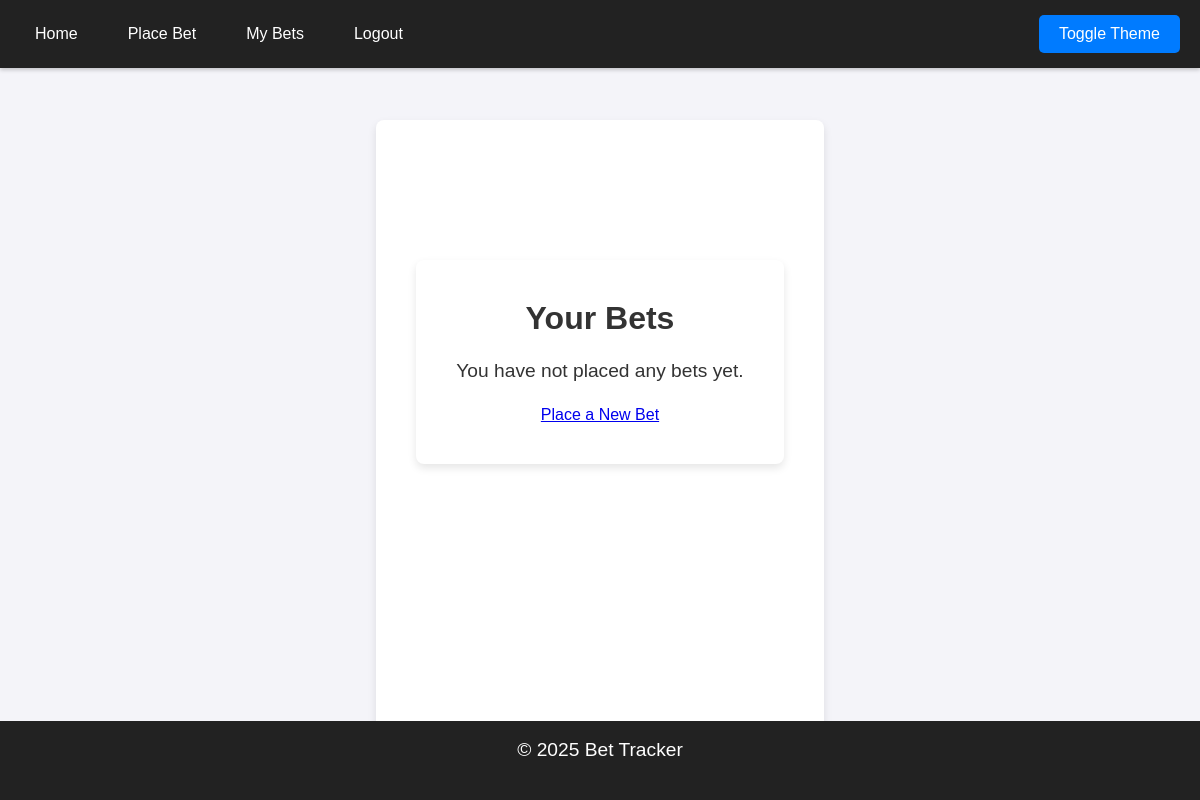
The app's page /view_bets (signed in), older data.
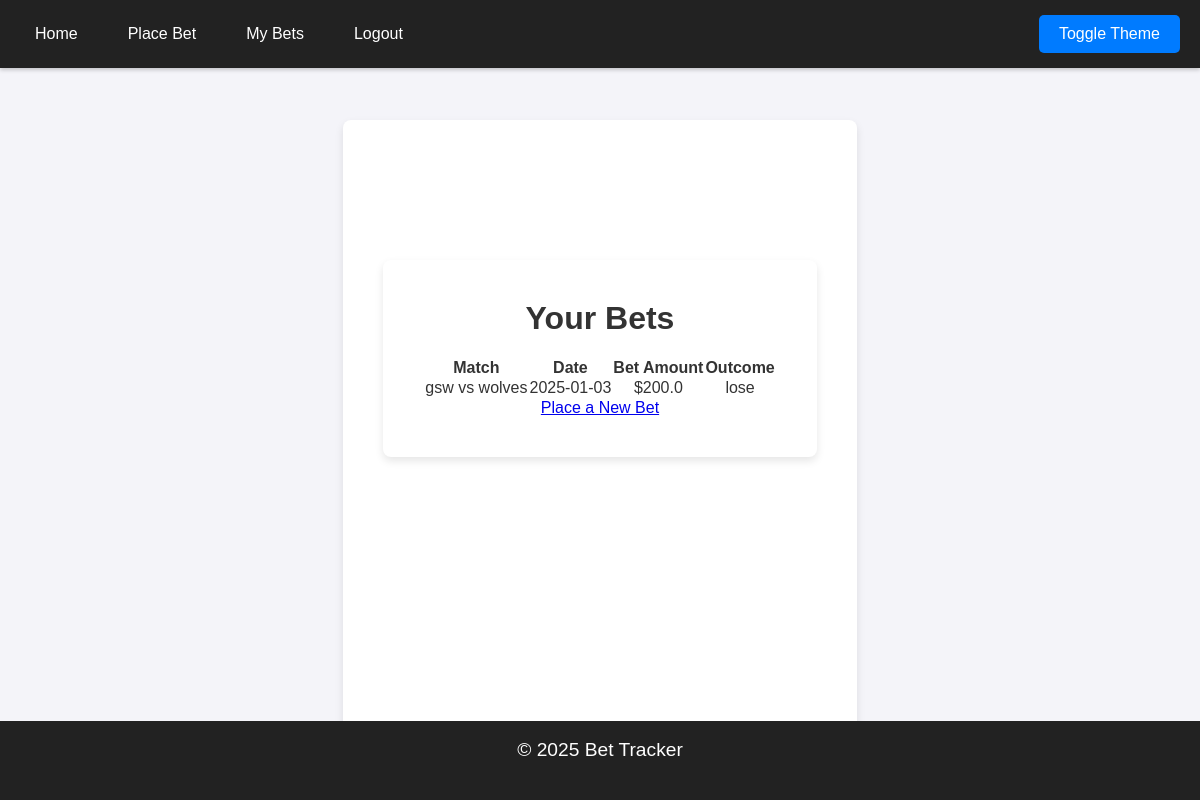
The same page, newer data.
### app/models.py (models this page shows, shortened)
class Bet(db.Model):
    id = db.Column(db.Integer, primary_key=True)
    user_id = db.Column(db.Integer, db.ForeignKey('user.id'), nullable=False)
    team_a = db.Column(db.String(80), nullable=False)
    team_b = db.Column(db.String(80), nullable=False)
    match_date = db.Column(db.DateTime, nullable=False)
    bet_amount = db.Column(db.Float, nullable=False)
    outcome = db.Column(db.String(10), nullable=True, default='pending')  # win/lose/pending
    created_at = db.Column(db.DateTime, nullable=False, default=datetime.utcnow)

### app/routes/bet.py (the view)
@bet.route('/view_bets')
@login_required
def view_bets():
    bets = Bet.query.filter_by(user_id=current_user.id).all()
    return render_template('view_bets.html', bets=bets)

### app/templates/view_bets.html (shortened to what this page needs)
{% extends "base.html" %}
{% block content %}
<div class="container">
    <h2>Your Bets</h2>
    {% if bets %}
    <table>
        <tr>
            <th>Match</th>
            <th>Date</th>
            <th>Bet Amount</th>
            <th>Outcome</th>
        </tr>
        {% for bet in bets %}
        <tr>
            <td>{{ bet.team_a }} vs {{ bet.team_b }}</td>
            <td>{{ bet.match_date.strftime('%Y-%m-%d') }}</td>
            <td>${{ bet.bet_amount }}</td>
            <td>{{ bet.outcome }}</td>
        </tr>
        {% endfor %}
    </table>
    {% else %}
    <p>You have not placed any bets yet.</p>
    {% endif %}
    <a href="{{ url_for('bet.place_bet') }}" class="btn">Place a New Bet</a>
</div>
{% endblock %}

Row changes from the older to the newer data that the page shows:
added Bet: team_a "gsw", team_b "wolves", match_date "2025-01-03", bet_amount "200.0", outcome "lose"
Text that changed along with them:
text no longer shown: "You have not placed any bets yet."
text now shown: "Match Date Bet Amount Outcome"
